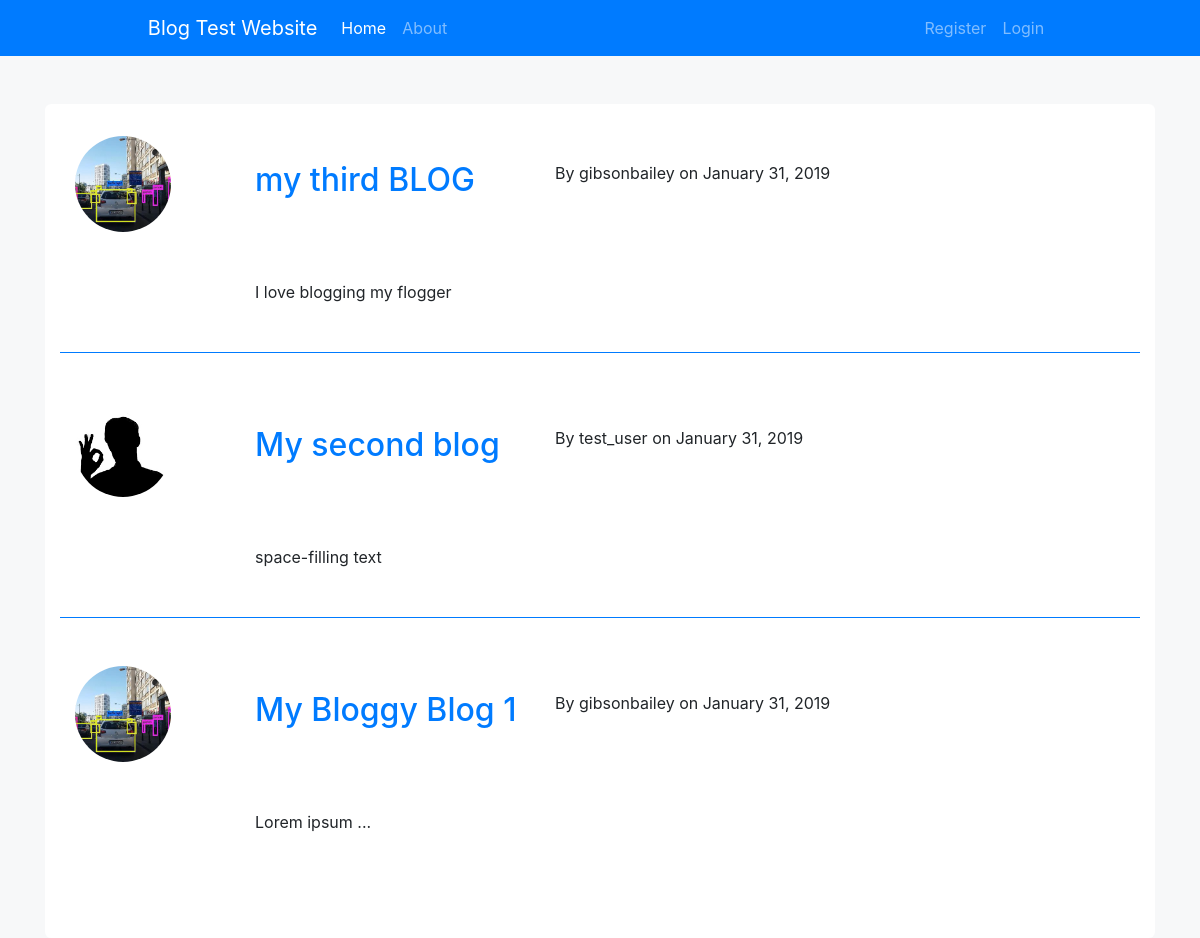
Before: / with the older database file.
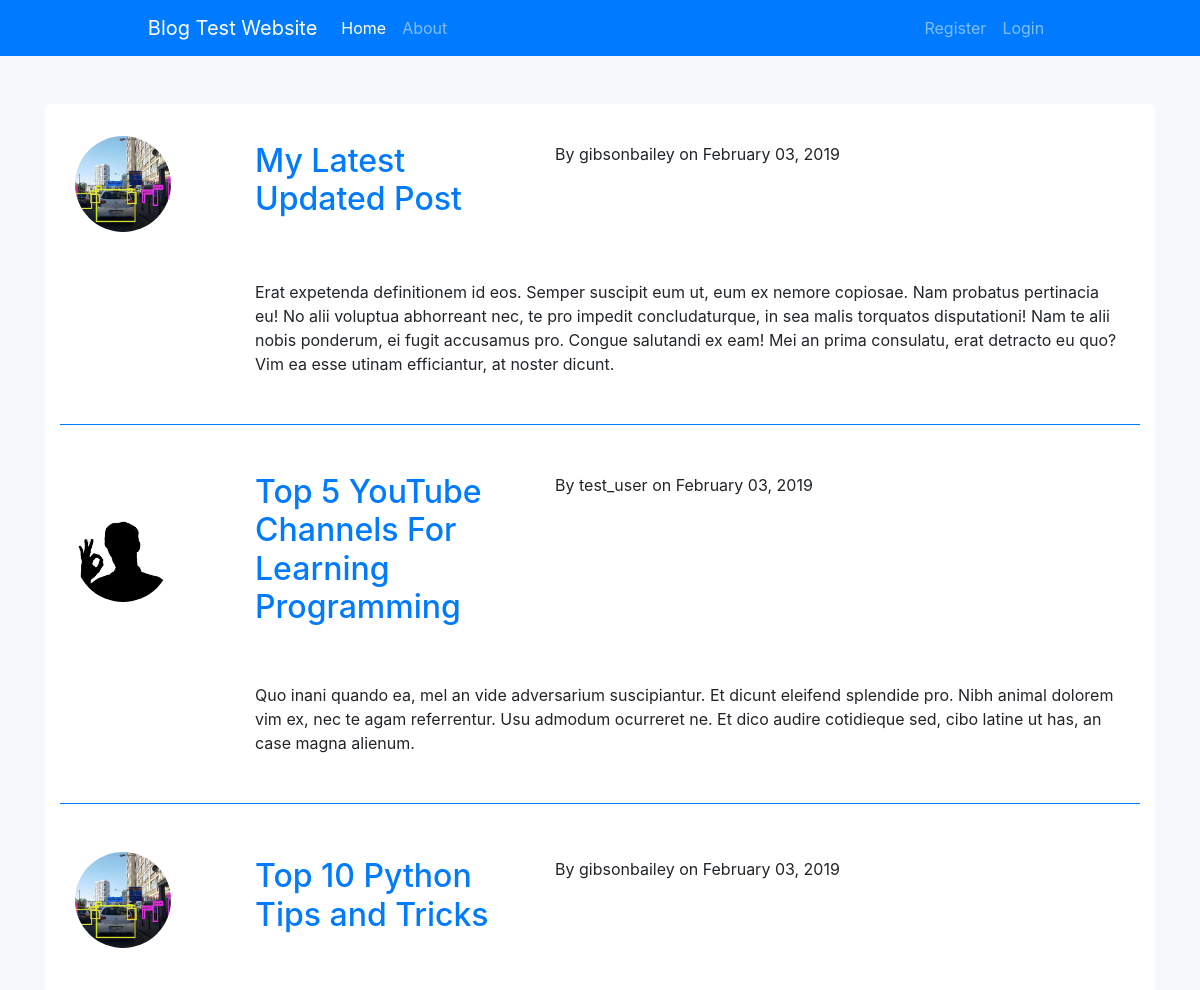
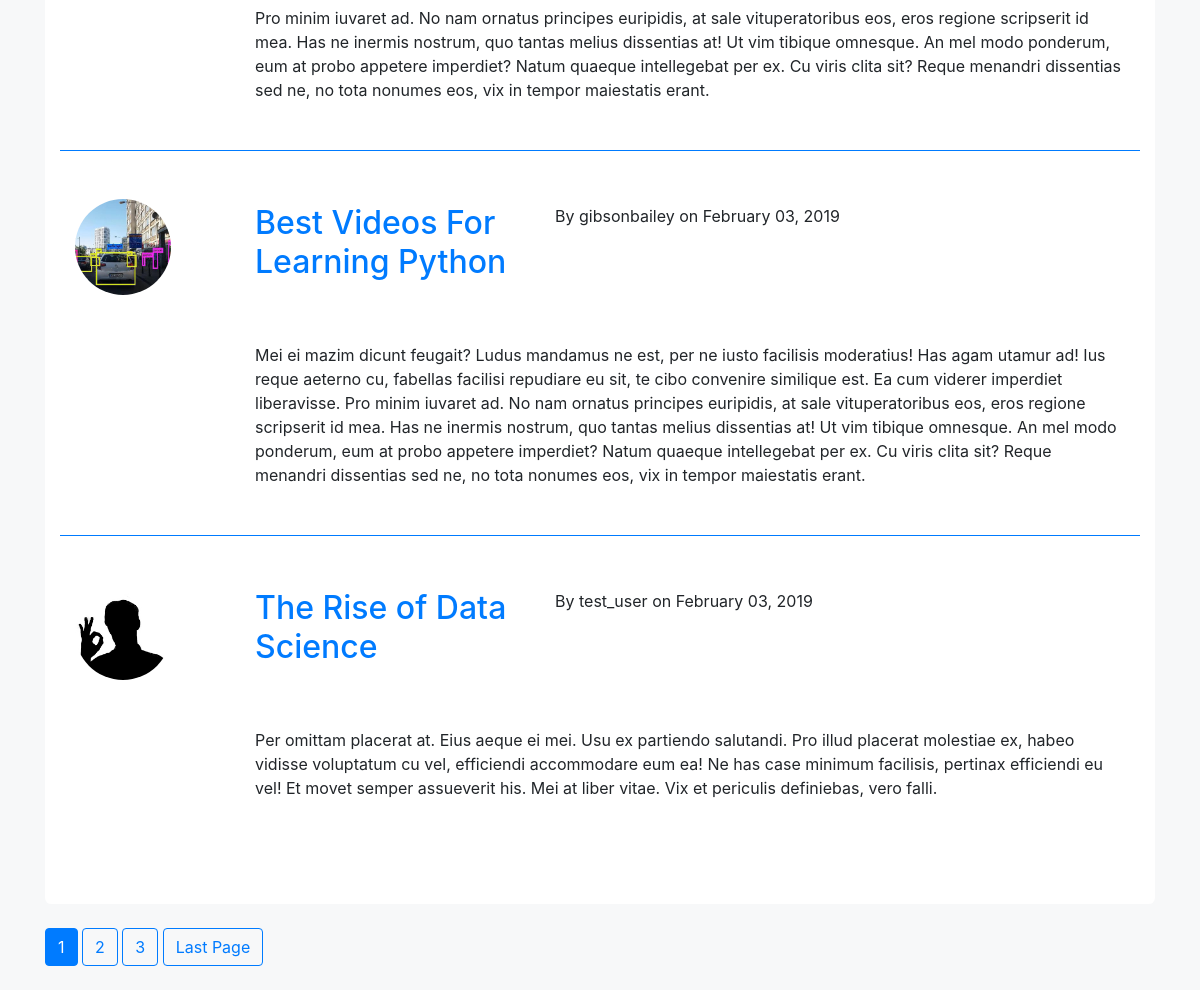
After: the same page with the newer database file (2 pictures, top to bottom).
### blog/models.py (models this page shows, shortened)
class Post(models.Model):
    title = models.CharField(max_length=100)
    content = models.TextField()
    author = models.ForeignKey(User, on_delete=models.CASCADE)
    date_posted = models.DateTimeField(default=timezone.now)

### users/models.py (models this page shows, shortened)
class Profile(models.Model):
    user = models.OneToOneField(User, on_delete=models.CASCADE)
    image = models.ImageField(default='default.jpg',upload_to='profile_pics')

### blog/views.py (the view)
# urls.py: path('', PostListView.as_view(), name='blog-home'),
class PostListView(ListView):
    model = Post
    template_name = 'blog/home.html'
    context_object_name = 'posts'
    ordering = '-date_posted'
    paginate_by = 5

### blog/templates/blog/home.html (shortened to what this page needs)
{% extends "blog/base.html" %}
{% load static %}
{% block style_links %}
    <link rel="stylesheet" type="text/css" href="{% static 'blog/posts.css' %}">
{% endblock style_links %}
{% block content %}
    <div class="container posts-container">
        {% for post in posts %}
            {% if forloop.last %}
                <div class="container post">
            {% else %}
                <div class="container post border-bottom border-primary">
            {% endif %}
                <div class="row align-items-center post-heading">
                    <div class="col-2">
                        <img class="rounded-circle post-image" src="{{ post.author.profile.image.url }}">
                    </div>
                    <div class="col-10 align-items-center">
                        <div class="row justify-content-start">
                            <h2 class="col"><a class="post-title" href="{% url 'post-detail' post.id %}">{{ post.title }}</a></h2>
                            <p class="col-8">By {{ post.author }} on {{ post.date_posted|date:"F d, Y" }}</p>
                        </div>
                    </div>
                </div>
                <div class="row justify-content-end">
                    <div class="col-10">
                        <p>{{ post.content }}</p>
                    </div>
                </div>
            </div>
        {% endfor %}
    </div>
    {% if is_paginated %}
        {% for num in page_obj.paginator.page_range %}
            {% if page_obj.number == num %}
                <a class="btn btn-primary my-4" href="?page={{ num }}">{{ num }}</a>
            {% elif num > page_obj.number|add:'-3' and num < page_obj.number|add:'3'%}
                <a class="btn btn-outline-primary my-4" href="?page={{ num }}">{{ num }}</a>
            {% endif %}
        {% endfor %}
        {% if page_obj.has_next %}
            <a class="btn btn-outline-primary my-4" href="?page={{ page_obj.paginator.num_pages }}">Last Page</a>
        {% endif %}
    {% endif %}
{% endblock content %}

### blog/templates/blog/base.html (shortened to what this page needs)
{% extends "base/base.html" %}
{% load static %}
    {% block nav %}
    <nav class="navbar navbar-expand-lg navbar-dark bg-primary">
        <div class="container width-80">
            <a class="navbar-brand" href="{% url 'blog-home' %}">Blog Test Website</a>
            <div class="collapse navbar-collapse" id="navbarSupportedContent">
                <div class="navbar-nav mr-auto">
                    <a class="nav-item active nav-link" href="{% url 'blog-home' %}">Home <span class="sr-only">(current)</span></a>
                    <a class="nav-item nav-link" href="{% url 'blog-about' %}">About</a>
                </div>
                <div class="navbar-nav ml-auto">
                    {% if user.is_authenticated %}
                        <a class="nav-item nav-link" href="{% url 'post-create' %}">New Post</a>
                        <a class="nav-item nav-link" href="{% url 'profile' %}">Profile</a>
                        <a class="nav-item nav-link" href="{% url 'logout' %}">Logout<span class="sr-only">(current)</span></a>
                    {% else %}
                        <a class="nav-item nav-link" href="{% url 'register' %}">Register</a>
                        <a class="nav-item nav-link" href="{% url 'login' %}">Login<span class="sr-only">(current)</span></a>
                    {% endif %}
                </div>
            </div>
        </div>
    </nav>
    {% endblock nav %}
    {% block body %}
        {% block content %}{% endblock %}
    {% endblock body %}

### templates/base/base.html (shortened to what this page needs)
{% load static %}
<!DOCTYPE html>
<html>
<head>
    <link rel="stylesheet" href="https://stackpath.bootstrapcdn.com/bootstrap/4.2.1/css/bootstrap.min.css">
    <link rel="stylesheet" type="text/css" href="{% static 'base/main.css' %}">
    {% block style_links %}{% endblock style_links %}
</head>
<body>
    {% block nav %}{% endblock nav %}
    <div class="container">
        {% block body %}{% endblock body %}
    </div>
</body>
</html>

### static/base/main.css (style rules this page uses)
body { background-color: #f7f8f9; }
.width-80 { width: 80%; }

### blog/static/blog/posts.css (style rules this page uses)
.posts-container { background-color: #ffffff; border-radius: 0.4em; padding-top: 2em; padding-bottom: 0.5em; margin-top: 3em; }
.post-heading { margin-bottom: 3em; height: 100%; }
.post { margin-bottom: 3em; padding-bottom: 2em; }
.post-image { width: 6em; height: 6em; }

Changed rows visible on the page:
no longer on this page (row unchanged): Post: author.profile.image (picture), title "my third BLOG", author "gibsonbailey", date_posted "January 31, 2019", content "I love blogging my flogger"
no longer on this page (row unchanged): Post: author.profile.image (placeholder picture), title "My second blog", author "test_user", date_posted "January 31, 2019", content "space-filling text"
no longer on this page (row unchanged): Post: author.profile.image (picture), title "My Bloggy Blog 1", author "gibsonbailey", date_posted "January 31, 2019", content "Lorem ipsum ..."
added Post: author.profile.image (picture), title "My Latest Updated Post", author "gibsonbailey", date_posted "February 03, 2019", content "Erat expetenda definitionem id eos. Semper suscipit eum ut, eum ex nemore copiosae. Nam probatus pertinacia eu! No alii voluptua abhorreant nec, te pro impedit concludaturque, in sea malis torquatos disputationi! Nam te alii nobis ponderum, ei fugit accusamus pro. Congue salutandi ex eam! Mei an prima consulatu, erat detracto eu quo? Vim ea esse utinam efficiantur, at noster dicunt."
added Post: author.profile.image (placeholder picture), title "Top 5 YouTube Channels For Learning Programming", author "test_user", date_posted "February 03, 2019", content "Quo inani quando ea, mel an vide adversarium suscipiantur. Et dicunt eleifend splendide pro. Nibh animal dolorem vim ex, nec te agam referrentur. Usu admodum ocurreret ne. Et dico audire cotidieque sed, cibo latine ut has, an case magna alienum."
added Post: author.profile.image (picture), title "Top 10 Python Tips and Tricks", author "gibsonbailey", date_posted "February 03, 2019", content "Pro minim iuvaret ad. No nam ornatus principes euripidis, at sale vituperatoribus eos, eros regione scripserit id mea. Has ne inermis nostrum, quo tantas melius dissentias at! Ut vim tibique omnesque. An mel modo ponderum, eum at probo appetere imperdiet? Natum quaeque intellegebat per ex. Cu viris clita sit? Reque menandri dissentias sed ne, no tota nonumes eos, vix in tempor maiestatis erant."
added Post: author.profile.image (picture), title "Best Videos For Learning Python", author "gibsonbailey", date_posted "February 03, 2019", content "Mei ei mazim dicunt feugait? Ludus mandamus ne est, per ne iusto facilisis moderatius! Has agam utamur ad! Ius reque aeterno cu, fabellas facilisi repudiare eu sit, te cibo convenire similique est. Ea cum viderer imperdiet liberavisse. Pro minim iuvaret ad. No nam ornatus principes euripidis, at sale vituperatoribus eos, eros regione scripserit id mea. Has ne inermis nostrum, quo tantas melius dissentias at! Ut vim tibique omnesque. An mel modo ponderum, eum at probo appetere imperdiet? Natum quaeque intellegebat per ex. Cu viris clita sit? Reque menandri dissentias sed ne, no tota nonumes eos, vix in tempor maiestatis erant."
added Post: author.profile.image (placeholder picture), title "The Rise of Data Science", author "test_user", date_posted "February 03, 2019", content "Per omittam placerat at. Eius aeque ei mei. Usu ex partiendo salutandi. Pro illud placerat molestiae ex, habeo vidisse voluptatum cu vel, efficiendi accommodare eum ea! Ne has case minimum facilisis, pertinax efficiendi eu vel! Et movet semper assueverit his. Mei at liber vitae. Vix et periculis definiebas, vero falli."
Other visible differences:
new list line: "1"
new list line: "2"
new list line: "3"
text now shown: "Last Page"
